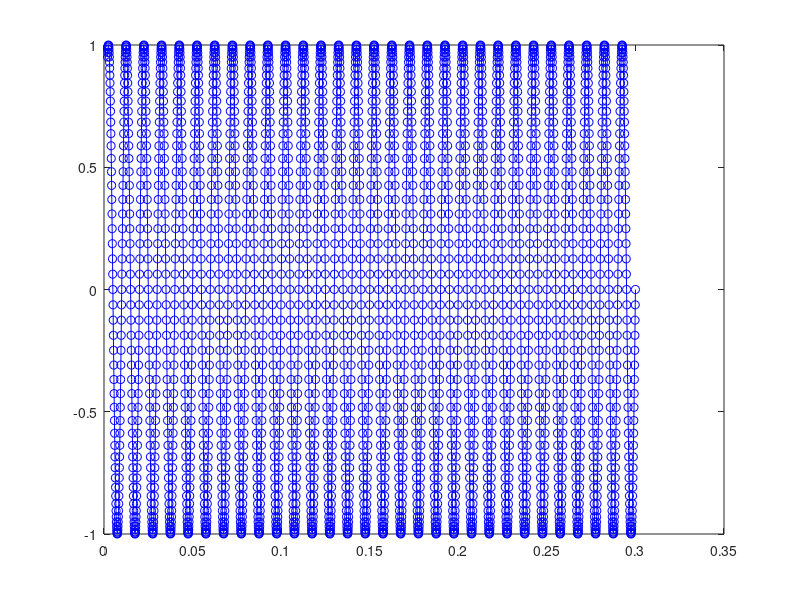

This figure's MATLAB source:

clc
clear
close all

FS = 10000;      % Frecuencia de muestreo
FN = 100;       % Frecuencia de la senial

dt_s = 1/FS;

t = 2e-3:dt_s:0.3;     % vector que va de 0 a 0.1 en pasos de dt_s

% t_1c = 0:1/FS:0.01; 

y = sin(2 * pi * FN * t);
%y_1c = y(1:11);

plot(t, y, '-ob')